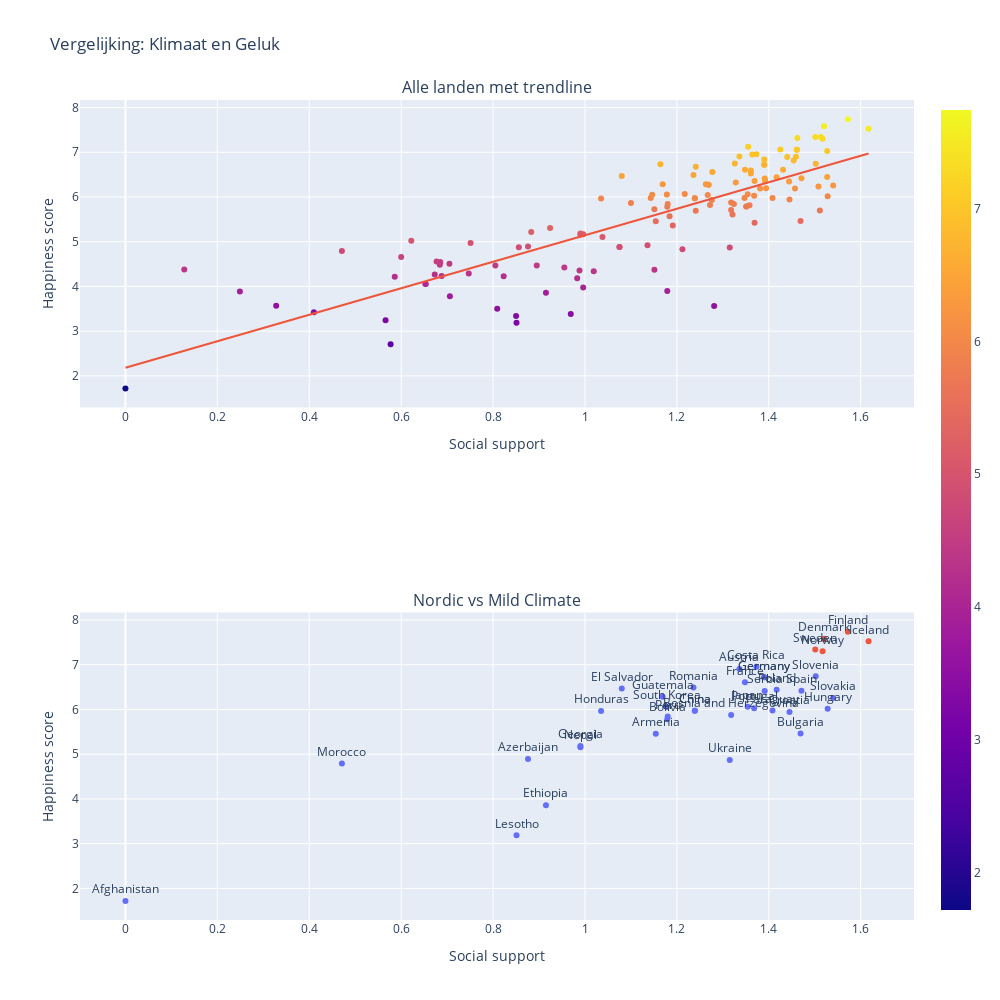

The code cell stored with this chart in its notebook:
### Markdown cell above
Uit de figuur hieronder kunnen we zien dat er een positieve correlatie is tussen Social support en de Happiness score in verschillende landen. Landen met een betere sociale steun, hebben ook vaker een hogere Happiness score. Hieruit valt vooral op dat landen die boven op die lijst staan, vooral de Scandinavische landen zijn (Zweden, Noorwegen, Finland, Ijsland en Denemarken). Als we hierin dus kijken naar landen met een mildere klimaat (tussen de 16 en 23 graden), en de Scandinavische landen, zien we dat deze landen nog steeds, ondanks redelijke hoge scores in Social support en een veel mildere klimaat, toch lager scoren dan de Scandinavische landen. Dit komt zeker niet alleen door Social support en klimaat, maar de Scandinavische landen scoren over het algemeen veel hoger op alle factoren dan andere landen.

### Code cell
# Definieer Nordic en gemiddeld warme landen
nordics = ['Sweden', 'Norway', 'Finland', 'Denmark', 'Iceland']
# Stel gemiddelde temperatuurgrens in
avg_temp_df = df123[(df123['temperature_celsius'] >= 16) & (df123['temperature_celsius'] <= 23)]
avg_temp_countries = avg_temp_df['country'].unique()

# Categoriseer landen in Highlight kolom
def climate_category(row):
    if row['country'] in nordics:
        return 'Nordic'
    elif row['country'] in avg_temp_countries:
        return 'Mild Climate'
    else:
        return 'Other'

df123['Highlight'] = df123.apply(climate_category, axis=1)

# Eerste plot, Correlatie over alle landen met trendline
corr_all = px.scatter(
    df123,
    x='Social support',
    y='Ladder score',
    color='Ladder score',
    color_continuous_scale='Viridis',
    trendline='ols',
    title='Correlatie: Social Support vs Happiness (alle landen)',
    hover_name='country',
)
corr_all.update_layout(showlegend=False)

# Tweede plot, Highlight Nordic vs Mild Climate
scan_vs_mild = px.scatter(
    df123[df123['Highlight'].isin(['Nordic', 'Mild Climate'])],
    x='Social support',
    y='Ladder score',
    text='country',
    color='Highlight',
    color_continuous_scale='Viridis',
    hover_name='country',
    title='Nordic vs Mild Climate landen: Social Support vs Happiness',
    
)
scan_vs_mild.update_layout(showlegend=False)
# Combineer de twee plots in subplots
final_fig = make_subplots(rows=2, cols=1, subplot_titles=("Alle landen met trendline", "Nordic vs Mild Climate"))

# Voeg eerste plot toe
for trace in corr_all.data:
    final_fig.add_trace(trace, row=1, col=1)
# Voeg tweede plot toe
for trace in scan_vs_mild.data:
    final_fig.add_trace(trace, row=2, col=1)
# Layout aanpassen
final_fig.update_layout(height=1000, width=1000, title_text="Vergelijking: Klimaat en Geluk")
final_fig.update_yaxes(title_text="Happiness score", row=1, col=1)
final_fig.update_yaxes(title_text="Happiness score", row=2, col=1)
final_fig.update_xaxes(title_text="Social support")
final_fig.update_layout(showlegend=False)
final_fig.update_traces(textposition='top center')
# Laat figuur zien
final_fig.show()

### Figure 1 — Plotly figure (JSON) as saved in the notebook; plotly's stock layout.template omitted (floating-point values rounded to 4 significant figures; data arrays with more than 128 entries replaced by an {"elided": "..."} marker saying what was removed)
{"data": [{"hovertemplate": "<b>%{hovertext}</b><br><br>Social support=%{x}<br>Ladder score=%{marker.color}<extra></extra>", "hovertext": {"elided": "217 str values"}, "legendgroup": "", "marker": {"color": {"elided": "217 float values"}, "coloraxis": "coloraxis", "symbol": "circle"}, "mode": "markers", "name": "", "orientation": "v", "showlegend": false, "textposition": "top center", "type": "scatter", "x": {"elided": "217 float values"}, "xaxis": "x", "y": {"elided": "217 float values"}, "yaxis": "y"}, {"hovertemplate": "<b>OLS trendline</b><br>Ladder score = 2.96208 * Social support + 2.18271<br>R<sup>2</sup>=0.684833<br><br>Social support=%{x}<br>Ladder score=%{y} <b>(trend)</b><extra></extra>", "legendgroup": "", "marker": {"symbol": "circle"}, "mode": "lines", "name": "", "showlegend": false, "textposition": "top center", "type": "scatter", "x": {"elided": "134 float values"}, "xaxis": "x", "y": {"elided": "134 float values"}, "yaxis": "y"}, {"hovertemplate": "<b>%{hovertext}</b><br><br>Highlight=Mild Climate<br>Social support=%{x}<br>Ladder score=%{y}<br>country=%{text}<extra></extra>", "hovertext": ["Afghanistan", "Armenia", "Austria", "Azerbaijan", "Bolivia", "Bosnia and Herzegovina", "Bulgaria", "Bélgica", "China", "China", "Costa Rica", "Croatia", "Czech Republic", "El Salvador", "Eritrea", "Ethiopia", "France", "Georgia", "Germany", "Germany", "Guatemala", "Honduras", "Hungary", "Japan", "Kyrghyzstan", "Lesotho", "Letonia", "Monaco", "Morocco", "Nepal", "North Korea", "Paraguay", "Peru", "Poland", "Portugal", "Romania", "San Marino", "Serbia", "Slovakia", "Slovenia", "South Korea", "Spain", "Tonga", "Ukraine"], "legendgroup": "Mild Climate", "marker": {"color": "#636efa", "symbol": "circle"}, "mode": "markers+text", "name": "Mild Climate", "orientation": "v", "showlegend": true, "text": ["Afghanistan", "Armenia", "Austria", "Azerbaijan", "Bolivia", "Bosnia and Herzegovina", "Bulgaria", "Bélgica", "China", "China", "Costa Rica", "Croatia", "Czech Republic", "El Salvador", "Eritrea", "Ethiopia", "France", "Georgia", "Germany", "Germany", "Guatemala", "Honduras", "Hungary", "Japan", "Kyrghyzstan", "Lesotho", "Letonia", "Monaco", "Morocco", "Nepal", "North Korea", "Paraguay", "Peru", "Poland", "Portugal", "Romania", "San Marino", "Serbia", "Slovakia", "Slovenia", "South Korea", "Spain", "Tonga", "Ukraine"], "textposition": "top center", "type": "scatter", "x": [0, 1.154, 1.336, 0.876, 1.179, 1.318, 1.469, null, 1.239, 1.239, 1.373, 1.445, null, 1.08, null, 0.915, 1.348, 0.99, 1.39, 1.39, 1.169, 1.035, 1.528, 1.354, null, 0.851, null, null, 0.471, 0.99, null, 1.408, 1.18, 1.417, 1.368, 1.236, null, 1.391, 1.54, 1.502, 1.178, 1.471, null, 1.315], "xaxis": "x2", "y": [1.721, 5.455, 6.905, 4.893, 5.784, 5.877, 5.463, null, 5.973, 5.973, 6.955, 5.942, null, 6.469, null, 3.861, 6.609, 5.185, 6.719, 6.719, 6.287, 5.968, 6.017, 6.06, null, 3.186, null, null, 4.795, 5.158, null, 5.977, 5.841, 6.442, 6.03, 6.491, null, 6.411, 6.257, 6.743, 6.058, 6.421, null, 4.873], "yaxis": "y2"}, {"hovertemplate": "<b>%{hovertext}</b><br><br>Highlight=Nordic<br>Social support=%{x}<br>Ladder score=%{y}<br>country=%{text}<extra></extra>", "hovertext": ["Denmark", "Finland", "Iceland", "Norway", "Sweden"], "legendgroup": "Nordic", "marker": {"color": "#EF553B", "symbol": "circle"}, "mode": "markers+text", "name": "Nordic", "orientation": "v", "showlegend": true, "text": ["Denmark", "Finland", "Iceland", "Norway", "Sweden"], "textposition": "top center", "type": "scatter", "x": [1.52, 1.572, 1.617, 1.517, 1.501], "xaxis": "x2", "y": [7.583, 7.741, 7.525, 7.302, 7.344], "yaxis": "y2"}], "layout": {"annotations": [{"font": {"size": 16}, "showarrow": false, "text": "Alle landen met trendline", "x": 0.5, "xanchor": "center", "xref": "paper", "y": 1, "yanchor": "bottom", "yref": "paper"}, {"font": {"size": 16}, "showarrow": false, "text": "Nordic vs Mild Climate", "x": 0.5, "xanchor": "center", "xref": "paper", "y": 0.375, "yanchor": "bottom", "yref": "paper"}], "height": 1000, "showlegend": false, "title": {"text": "Vergelijking: Klimaat en Geluk"}, "width": 1000, "xaxis": {"anchor": "y", "autorange": true, "domain": [0, 1], "range": [-0.09892, 1.716], "title": {"text": "Social support"}, "type": "linear"}, "xaxis2": {"anchor": "y2", "autorange": true, "domain": [0, 1], "range": [-0.09892, 1.716], "title": {"text": "Social support"}, "type": "linear"}, "yaxis": {"anchor": "x", "autorange": true, "domain": [0.625, 1], "range": [1.293, 8.169], "title": {"text": "Happiness score"}, "type": "linear"}, "yaxis2": {"anchor": "x2", "autorange": true, "domain": [0, 0.375], "range": [1.293, 8.169], "title": {"text": "Happiness score"}, "type": "linear"}}}
